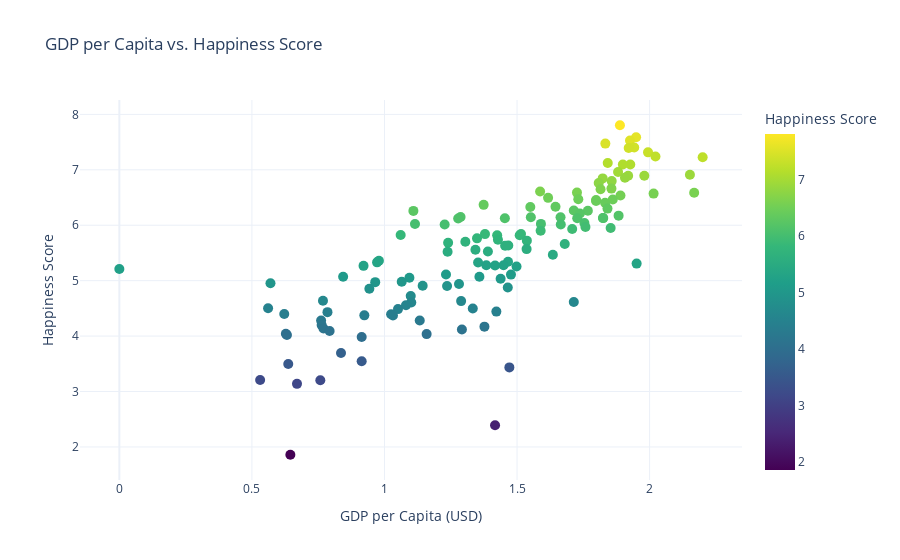

This figure's notebook cell:
### Code cell
import pandas as pd
import plotly.express as px

# Sample DataFrame
data_clean = pd.DataFrame({
    'country': ['Finland', 'Denmark', 'Switzerland', 'Iceland', 'Netherlands',
                'Norway', 'Sweden', 'Luxembourg', 'New Zealand', 'Austria'],
    'happiness_score': [7.8, 7.6, 7.6, 7.5, 7.4, 7.4, 7.3, 7.3, 7.3, 7.2],
    'gdp_per_capita': [45000, 40000, 48000, 42000, 39000, 50000, 38000, 60000, 35000, 37000]
})

fig = px.scatter(
    data_2023,
    x='gdp_per_capita',
    y='happiness_score',
    hover_name='country',
    color='happiness_score',
    title='GDP per Capita vs. Happiness Score',
    labels={
        'gdp_per_capita': 'GDP per Capita (USD)',
        'happiness_score': 'Happiness Score'
    },
    color_continuous_scale='Viridis',
    template='plotly_white'
)

# Update layout to customize marker size
fig.update_traces(marker=dict(size=10))  # Adjust the size as needed

fig.update_layout(
    legend_title_text='Happiness Score',
    xaxis=dict(showgrid=True),
    yaxis=dict(showgrid=True)
)

fig.show()

### Figure 1 — Plotly figure (JSON) as saved in the notebook; plotly's stock layout.template omitted (floating-point values rounded to 4 significant figures; data arrays with more than 128 entries replaced by an {"elided": "..."} marker saying what was removed)
{"data": [{"hovertemplate": "<b>%{hovertext}</b><br><br>GDP per Capita (USD)=%{x}<br>Happiness Score=%{marker.color}<extra></extra>", "hovertext": {"elided": "137 str values"}, "legendgroup": "", "marker": {"color": {"elided": "137 float values"}, "coloraxis": "coloraxis", "size": 10, "symbol": "circle"}, "mode": "markers", "name": "", "orientation": "v", "showlegend": false, "type": "scatter", "x": {"elided": "137 float values"}, "xaxis": "x", "y": {"elided": "137 float values"}, "yaxis": "y"}], "layout": {"coloraxis": {"colorbar": {"title": {"text": "Happiness Score"}}, "colorscale": [[0, "#440154"], [0.1111, "#482878"], [0.2222, "#3e4989"], [0.3333, "#31688e"], [0.4444, "#26828e"], [0.5556, "#1f9e89"], [0.6667, "#35b779"], [0.7778, "#6ece58"], [0.8889, "#b5de2b"], [1, "#fde725"]]}, "legend": {"title": {"text": "Happiness Score"}, "tracegroupgap": 0}, "title": {"text": "GDP per Capita vs. Happiness Score"}, "xaxis": {"anchor": "y", "domain": [0, 1], "showgrid": true, "title": {"text": "GDP per Capita (USD)"}}, "yaxis": {"anchor": "x", "domain": [0, 1], "showgrid": true, "title": {"text": "Happiness Score"}}}}
